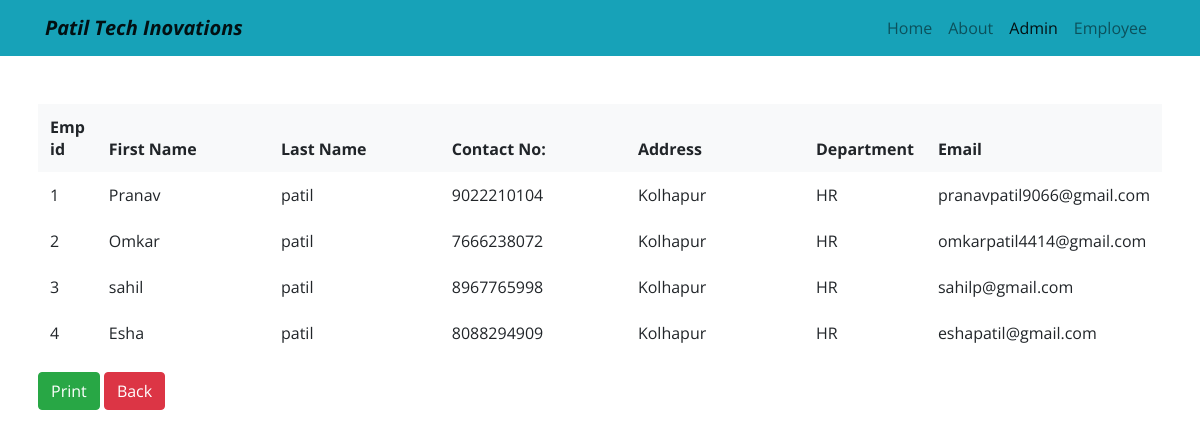
The page /empreport.php (signed in) on the database its author committed.
### tables this page shows
CREATE TABLE `tblemp` (
  `emp_id` int NOT NULL AUTO_INCREMENT,
  `first_name` varchar(50) DEFAULT NULL,
  `last_name` varchar(50) DEFAULT NULL,
  `contact_no` varchar(15) DEFAULT NULL,
  `emp_address` varchar(255) DEFAULT NULL,
  `department` varchar(100) DEFAULT NULL,
  `emp_email` varchar(100) DEFAULT NULL,
  `emp_password` varchar(255) DEFAULT NULL,
  `monthly_paid_leaves` int DEFAULT '5',
  PRIMARY KEY (`emp_id`),
  UNIQUE KEY `emp_email` (`emp_email`)
);

### empreport.php (the view, shortened to what this page needs)
<?php
include 'dbconnect.php';
$sql = "SELECT emp_id, first_name,last_name, contact_no, emp_address, department, emp_email FROM tblemp";
$result = $conn->query($sql);
?>
<html>
  <head>
    <link rel="stylesheet" href="https://stackpath.bootstrapcdn.com/bootstrap/4.5.2/css/bootstrap.min.css">
  </head>
  <body>
    <nav class="navbar navbar-expand-lg navbar-light bg-info">
      <div class="container">
        <a class="navbar-brand"><b><i>Patil Tech Inovations</i></b></a>
        <div class="collapse navbar-collapse" id="navbarResponsive">
          <ul class="navbar-nav ml-auto">
            <li class="nav-item ">
              <a class="nav-link" href="index.html">Home</a>
            </li>
            <li class="nav-item">
              <a class="nav-link " href="about.html">About</a>
            </li>
            <li class="nav-item">
              <a class="nav-link active " href="adminlogin.php">Admin</a>
            </li>
            <li class="nav-item">
              <a class="nav-link" href="emplogin.php">Employee</a>
            </li>
          </ul>
        </div>
      </div>
    </nav>
    <div class="container mt-5 px-2">
      <div class="table-responsive">
        <table class="table table-responsive table-borderless">
          <thead>
            <tr class="bg-light">
              <th scope="col" width="5%">Emp id</th>
              <th scope="col" width="20%">First Name</th>
              <th scope="col" width="20%">Last Name</th>
              <th scope="col" width="20%">Contact No:</th>
              <th scope="col" width="20%">Address</th>
              <th scope="col" width="10%">Department</th>
              <th scope="col" width="20%">Email</th>
             </tr>
          </thead>
          <tbody>
            <?php
            while ($row = $result->fetch_assoc()) {
              echo "<tr>";
              echo "<td>{$row['emp_id']}</td>";
              echo "<td>{$row['first_name']}</td>";
              echo "<td>{$row['last_name']}</td>";
              echo "<td>{$row['contact_no']}</td>";
              echo "<td>{$row['emp_address']}</td>";
              echo "<td>{$row['department']}</td>";
              echo "<td>{$row['emp_email']}</td>";
              echo "</tr>";
            }
            ?>
          </tbody>
        </table>
        <div class="mt-3">
        <button onclick="window.print()" class="btn btn-success">Print</button>
        <a href="reportmain.php" class="btn btn-danger">Back</a>
    </div>
      </div>
    </div>
  </body>
</html>

### empreport.php (style rules this page uses)
body { font-family: 'Open Sans', sans-serif; }

### rows shown on the page
tblemp: emp_id "1", first_name "Pranav", last_name "patil", contact_no "9022210104", emp_address "Kolhapur", department "HR", emp_email "pranavpatil9066@gmail.com"
tblemp: emp_id "2", first_name "Omkar", last_name "patil", contact_no "7666238072", emp_address "Kolhapur", department "HR", emp_email "omkarpatil4414@gmail.com"
tblemp: emp_id "3", first_name "sahil", last_name "patil", contact_no "8967765998", emp_address "Kolhapur", department "HR", emp_email "sahilp@gmail.com"
tblemp: emp_id "4", first_name "Esha", last_name "patil", contact_no "8088294909", emp_address "Kolhapur", department "HR", emp_email "eshapatil@gmail.com"
